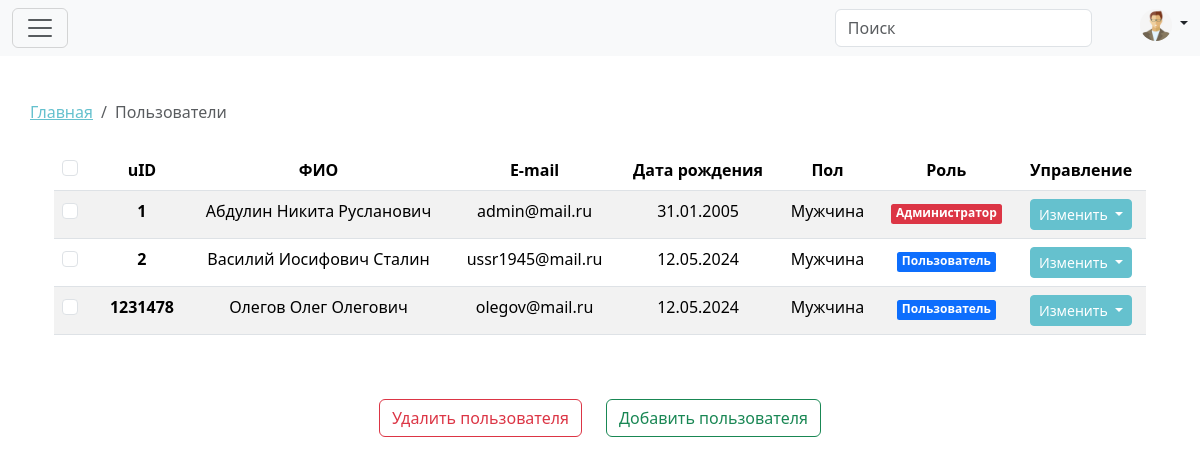
Screenshot of /U1S2E3R4S5.php (signed in) with the database file from the repository.
### tables this page shows
CREATE TABLE `users` (
  `id` int(11) NOT NULL,
  `name` varchar(100) DEFAULT NULL,
  `email` varchar(100) DEFAULT NULL,
  `birthday` date DEFAULT NULL,
  `gender` enum('Мужчина','Женщина') DEFAULT NULL,
  `password` varchar(255) DEFAULT NULL,
  `role` int(11) NOT NULL DEFAULT 1
);

### U1S2E3R4S5.php (the view, shortened to what this page needs)
<!doctype html>
<html lang="ru">
<head>
    <link href="https://cdn.jsdelivr.net/npm/bootstrap@5.3.3/dist/css/bootstrap.min.css" rel="stylesheet"
 />
    <link rel="stylesheet" href="assets/fonts/stylesheet.css" />
    <link href="https://cdn.jsdelivr.net/npm/bootstrap-icons@1.10.3/font/bootstrap-icons.css" rel="stylesheet">
    <link rel="stylesheet" href="https://cdn.jsdelivr.net/npm/@docsearch/css@3" />
    <link rel="stylesheet" href="assets/style/settings.css" />
    <link rel="stylesheet" href="assets/style/admin.css" />
</head>
<body>
    <?php include ('includes/admin-header.php'); ?>
    <section class="container section">
        <div class="d-none d-xl-block">
            <nav aria-label="breadcrumb">
                <ol class="breadcrumb">
                    <li class="breadcrumb-item"><a href="A1D2M3I4N5.php">Главная</a></li>
                    <li class="breadcrumb-item active" aria-current="page">Пользователи</li>
                </ol>
            </nav>
        </div>
        <div class="m-4 d-flex flex-column align-items-center">
            <table class="table table-striped table-hover">
                <thead class="text-center">
                    <tr>
                        <th scope="col">
                            <div class="form-check">
                                <input class="form-check-input" type="checkbox" value="" id="flexCheckDefault">
                            </div>
                        </th>
                        <th scope="col" data-label="uID">uID</th>
                        <th scope="col" data-label="ФИО">ФИО</th>
                        <th scope="col" data-label="E-mail">E-mail</th>
                        <th scope="col" data-label="Дата рождения">Дата рождения</th>
                        <th scope="col" data-label="Пол">Пол</th>
                        <th scope="col" data-label="Роль">Роль</th>
                        <th scope="col" data-label="Управление">Управление</th>
                    </tr>
                </thead>
                <tbody class="text-center">
                    <?php
                    $sql = "SELECT * FROM users";
                    $result = $conn->query($sql);
                    while ($row = $result->fetch(PDO::FETCH_ASSOC)) { ?>
                        <tr>
                            <th data-label="Пользователь">
                                <div class="form-check">
                                    <input class="form-check-input" type="checkbox" name="selected_users[]"
                                        value="<?php echo $row['id']; ?>" id="flexCheckDefault_<?php echo $row['id']; ?>">
                                </div>
                            </th>
                            <th scope="row" data-label="uID"><?php echo $row["id"]; ?></th>
                            <td class="edit" data-field="name" data-id="<?php echo $row['id']; ?>" data-label="ФИО">
                                <?php echo $row["name"]; ?>
                            </td>
                            <td class="edit" data-field="email" data-id="<?php echo $row['id']; ?>" data-label="E-mail">
                                <?php echo $row["email"]; ?>
                            </td>
                            <td class="edit" data-field="birthday" data-id="<?php echo $row['id']; ?>"
                                data-label="Дата рождения"><?php echo date("d.m.Y", strtotime($row["birthday"])); ?></td>
                            <td class="edit" data-field="gender" data-id="<?php echo $row['id']; ?>" data-label="Пол">
                                <?php echo $row["gender"]; ?>
                            </td>
                            <td class="edit">
                                <span class="badge <?php echo getRoleClass($row['role']); ?>">
                                    <?php echo getRoleName($row['role']); ?>
                                </span>
                            </td>
                            <td class="pt-4 pt-lg-2">
                                <div class="btn-group">
                                    <button class="btn btn-primary btn-sm dropdown-toggle" type="button"
                                        data-bs-toggle="dropdown" aria-expanded="false">
                                        Изменить
                                    </button>
                                </div>
                            </td>
                        </tr>
                    <?php } ?>
                </tbody>
            </table>
            <?php
            function getRoleClass($role)
            {
                switch ($role) {
                    case 1:
                        return 'text-bg-primary';
                    case 2:
                        return 'text-bg-danger';
                }
            }
            function getRoleName($role)
            {
                switch ($role) {
                    case 1:
                        return 'Пользователь';
                    case 2:
                        return 'Администратор';
                }
            }
            ?>
            <div class="text-center mt-5 d-flex gap-4">
                <button type="submit" class="btn btn-outline-danger d-none d-lg-block" name="delete[]"
                    id="deleteUserBtn">Удалить пользователя</button>
                <button type="button" class="btn btn-outline-success" data-bs-toggle="modal"
                    data-bs-target="#addUserModal">Добавить пользователя</button>
            </div>
        </div>
    </section>
</body>
</html>

### assets/style/admin.css (style rules this page uses)
:root { --bs-btn-active-bg: #65C1CE; }
.section { padding: 100px 0 0 0; }
.btn-primary { background-color: #65C1CE; border-color: #65C1CE; }
.breadcrumb-item a { color: #65C1CE; }
.badge { padding: 3px 5px 5px 5px; border-radius: 2.5px; }

### rows the page displays
users: id "1", name "Абдулин Никита Русланович", email "admin@mail.ru", birthday "31.01.2005", gender "Мужчина", role "Администратор"
users: id "2", name "Василий Иосифович Сталин", email "ussr1945@mail.ru", birthday "12.05.2024", gender "Мужчина", role "Пользователь"
users: id "1231478", name "Олегов Олег Олегович", email "olegov@mail.ru", birthday "12.05.2024", gender "Мужчина", role "Пользователь"
